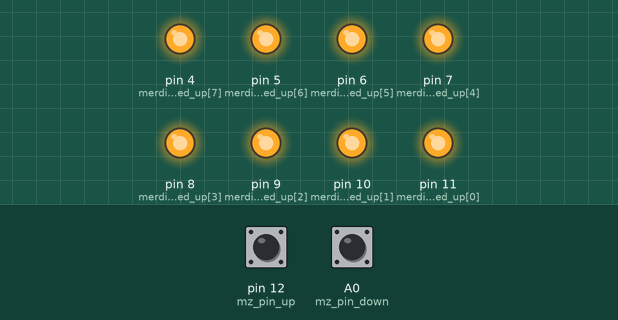
Recording of a sketch running on a simulated Arduino Uno, built with avr-gcc and run on an emulated ATmega328P. Parts: output pins drawn as LEDs (lit = HIGH). Inputs (shaded band) come from the test bench; at power-on: pin 12 (mz_pin_up) HIGH, A0 (mz_pin_down) HIGH.

Above: at 1.2 s.
1.3 s: pin 12 (mz_pin_up) pulled LOW for 0.15 s
At 5.5 s:
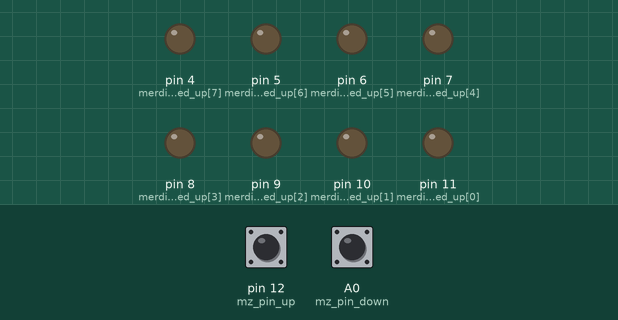
At 10.1 s:
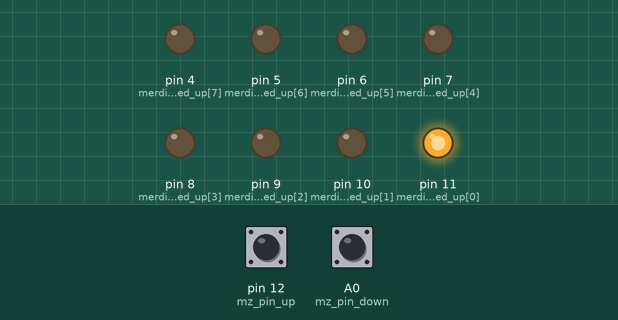
Timing chart, 0 to 13.4 s (numbered marks = the images above; inputs shaded):
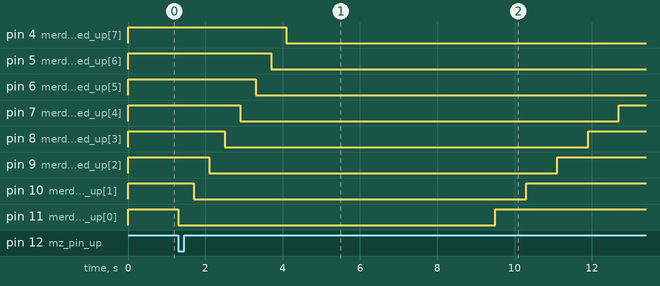

The sketch:

MZ80_8liRoleKart.ino
```cpp
/*Basamak sayısı: 8; Sensör: MZ80 Relay: Logic 0
 *Authored by TR.ALP.18 youTube @Dec/2020
 *Açık kaynak lisansı altında kullanılabilir, dağıtılabilir, geliştirilebilir...
 *Konu ile ilgili soru ve sorunlar için: bilgi@ronaer.com
*/

const int mz_pin_up = 12; // merdivenin üstündeki mz sensor pini tanımlama
const int mz_pin_down = A0; // merdivenin altındaki mz sensor pini tanımlama
int mz_up_deger;
int mz_down_deger;

int merdiven_led_up[8] =   {11, 10, 9, 8, 7, 6, 5, 4,}; // 8 adet led / basamak için dizi tanımı _ string
int merdiven_led_down[15] = {4, 5, 6, 7, 8, 9, 10, 11,}; // 8 adet led / basamak için dizi tanımı ters sırada_ reverse string

int y = 400;  // yanma aralığı süresi _ light on interval_400 milisaniye aralıkla yanarlar, değiştirbilirsiniz...
int b = 5000; // yandıktan sonra geri sönmek için bekleme süresi _ light off interval after full lighting_5 saniye sonra sönme başlar, değiştirebilirsiniz...
int s = 800;  // sönme aralığı süresi _ light off interval_800 milisaniye aralıkla ledler söner, değiştirebilirsiniz...

void setup() {
  pinMode(mz_pin_up, INPUT_PULLUP); // üstteki mz sensor pini giriş tanımlandı
  pinMode(mz_pin_down, INPUT_PULLUP); // alttaki mz sensor pini giriş tanımlandı

  for (int i = 0; i < 8; i++)
  {
    pinMode(merdiven_led_up[i], OUTPUT); //dizideki tüm ledler çıkış olarak ayarlandı
    pinMode(merdiven_led_down[i], OUTPUT); //dizideki tüm ledler çıkış olarak ayarlandı
  }

}

void loop()
{
  mz_up_deger = digitalRead(mz_pin_up); //üst mz pin değeri mz_up_deger e atandı
  mz_down_deger = digitalRead(mz_pin_down); //alt mz pin değeri mz_down_deger e atandı

  if (mz_up_deger == LOW) // eğer üst mz den sinyal gelirse (MZ80 aktif olduğunda LOW değeri döndürür)...
  {
    stairs_from_up(); // bu fonksiyonu çalıştır
  }


   if (mz_down_deger == LOW) // eğer alt mz den sinyal gelirse (MZ80 aktif olduğunda LOW değeri döndürür)...
  {
    stairs_from_down();  // bu fonksiyonu çalıştır
  }


  else // bu şartlardan hiçbiri olmazsa
  {
    kapat();  // bu fonksiyonu çalıştır
  }


}
///////// fonksiyon tanımları \\\\\\\\\\

void stairs_from_up() // üstten merdivene ayak basıldığında çalışacak fonksiyon
  {
  for (int i = 0; i < 8; i++)
  {
    digitalWrite(merdiven_led_up[i], LOW);
    delay(y);
  }
  delay(b);
  for (int i = 0; i < 8; i++)
  {
    digitalWrite(merdiven_led_up[i], HIGH);
    delay(s);
  }

}

void stairs_from_down()  // alltan merdivene ayak basıldığında çalışacak fonksiyon
{
  for (int i = 0; i < 8; i++)
  {
    digitalWrite(merdiven_led_down[i], LOW);
    delay(y);
  }
  delay(b);
  for (int i = 0; i < 8; i++)
  {
    digitalWrite(merdiven_led_down[i], HIGH);
    delay(s);
  }


}

void kapat() // if komut şartlarının oluşmadığı durumda çalışacak fonksiyon
{
  for (int i = 0; i < 8; i++)
  {
    digitalWrite(merdiven_led_up[i], HIGH);
    digitalWrite(merdiven_led_down[i], HIGH);

  }
}
//YouTube>>>TR.ALP.18
```

Measured:
- after the input at 1.3 s, pin 4 (merdiven_led_up[7]): HIGH → LOW after 2.8 s; pin 5 (merdiven_led_up[6]): HIGH → LOW after 2.4 s; pin 6 (merdiven_led_up[5]): HIGH → LOW after 2.0 s; pin 7 (merdiven_led_up[4]): HIGH → LOW after 1.6 s, → HIGH 9.8 s later; pin 8 (merdiven_led_up[3]): HIGH → LOW after 1.2 s, → HIGH 9.4 s later
